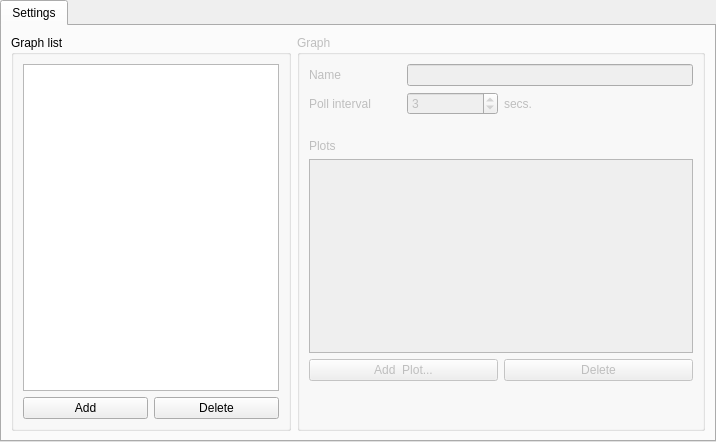
      <widget class="QWidget" name="GraphsTab">
       <attribute name="title">
        <string>Graphs</string>
       </attribute>
       <layout class="QGridLayout">
        <property name="leftMargin">
         <number>0</number>
        </property>
        <property name="topMargin">
         <number>0</number>
        </property>
        <property name="rightMargin">
         <number>0</number>
        </property>
        <property name="bottomMargin">
         <number>0</number>
        </property>
        <property name="spacing">
         <number>6</number>
        </property>
        <item row="0" column="0">
         <widget class="QTabWidget" name="GraphTab">
          <widget class="QWidget" name="SettingsTab">
           <attribute name="title">
            <string>Settings</string>
           </attribute>
           <layout class="QGridLayout">
            <item row="0" column="0">
             <widget class="QGroupBox" name="groupBox">
              <property name="title">
               <string>Graph list</string>
              </property>
              <layout class="QGridLayout">
               <item row="0" column="0" colspan="2">
                <widget class="QListWidget" name="GraphList"/>
               </item>
               <item row="1" column="0">
                <widget class="QPushButton" name="GraphAdd">
                 <property name="text">
                  <string>Add</string>
                 </property>
                </widget>
               </item>
               <item row="1" column="1">
                <widget class="QPushButton" name="GraphDelete">
                 <property name="text">
                  <string>Delete</string>
                 </property>
                </widget>
               </item>
              </layout>
             </widget>
            </item>
            <item row="0" column="1">
             <layout class="QVBoxLayout">
              <item>
               <widget class="QGroupBox" name="Graph">
                <property name="enabled">
                 <bool>false</bool>
                </property>
                <property name="sizePolicy">
                 <sizepolicy hsizetype="Preferred" vsizetype="Expanding">
                  <horstretch>0</horstretch>
                  <verstretch>0</verstretch>
                 </sizepolicy>
                </property>
                <property name="title">
                 <string>Graph</string>
                </property>
                <layout class="QGridLayout">
                 <item row="0" column="0" colspan="2">
                  <layout class="QGridLayout">
                   <item row="0" column="0">
                    <widget class="QLabel" name="GraphNameL">
                     <property name="text">
                      <string>Name</string>
                     </property>
                    </widget>
                   </item>
                   <item row="0" column="1" colspan="3">
                    <widget class="QLineEdit" name="GraphName">
                     <property name="text">
                      <string/>
                     </property>
                    </widget>
                   </item>
                   <item row="1" column="0">
                    <widget class="QLabel" name="GraphPollIntervalL">
                     <property name="text">
                      <string>Poll interval</string>
                     </property>
                    </widget>
                   </item>
                   <item row="1" column="1">
                    <widget class="QSpinBox" name="GraphPollInterval">
                     <property name="minimum">
                      <number>1</number>
                     </property>
                     <property name="maximum">
                      <number>1000</number>
                     </property>
                     <property name="value">
                      <number>3</number>
                     </property>
                    </widget>
                   </item>
                   <item row="1" column="2">
                    <widget class="QLabel" name="GraphPollIntervalL2">
                     <property name="text">
                      <string>secs.</string>
                     </property>
                    </widget>
                   </item>
                   <item row="1" column="3">
                    <spacer>
                     <property name="orientation">
                      <enum>Qt::Horizontal</enum>
                     </property>
                     <property name="sizeType">
                      <enum>QSizePolicy::Fixed</enum>
                     </property>
                     <property name="sizeHint" stdset="0">
                      <size>
                       <width>60</width>
                       <height>20</height>
                      </size>
                     </property>
                    </spacer>
                   </item>
                  </layout>
                 </item>
                 <item row="1" column="0" colspan="2">
                  <spacer>
                   <property name="orientation">
                    <enum>Qt::Vertical</enum>
                   </property>
                   <property name="sizeType">
                    <enum>QSizePolicy::Fixed</enum>
                   </property>
                   <property name="sizeHint" stdset="0">
                    <size>
                     <width>384</width>
                     <height>18</height>
                    </size>
                   </property>
                  </spacer>
                 </item>
                 <item row="2" column="0">
                  <widget class="QLabel" name="PlotL">
                   <property name="text">
                    <string>Plots</string>
                   </property>
                  </widget>
                 </item>
                 <item row="3" column="0" colspan="2">
                  <widget class="QListWidget" name="PlotList"/>
                 </item>
                 <item row="4" column="0">
                  <widget class="QPushButton" name="PlotAdd">
                   <property name="text">
                    <string>Add  Plot...</string>
                   </property>
                  </widget>
                 </item>
                 <item row="4" column="1">
                  <widget class="QPushButton" name="PlotDelete">
                   <property name="text">
                    <string>Delete</string>
                   </property>
                  </widget>
                 </item>
                 <item row="5" column="0" colspan="2">
                  <spacer name="spacer">
                   <property name="orientation">
                    <enum>Qt::Vertical</enum>
                   </property>
                   <property name="sizeType">
                    <enum>QSizePolicy::Fixed</enum>
                   </property>
                   <property name="sizeHint" stdset="0">
                    <size>
                     <width>384</width>
                     <height>38</height>
                    </size>
                   </property>
                  </spacer>
                 </item>
                </layout>
               </widget>
              </item>
             </layout>
            </item>
           </layout>
          </widget>
         </widget>
        </item>
       </layout>
      </widget>
